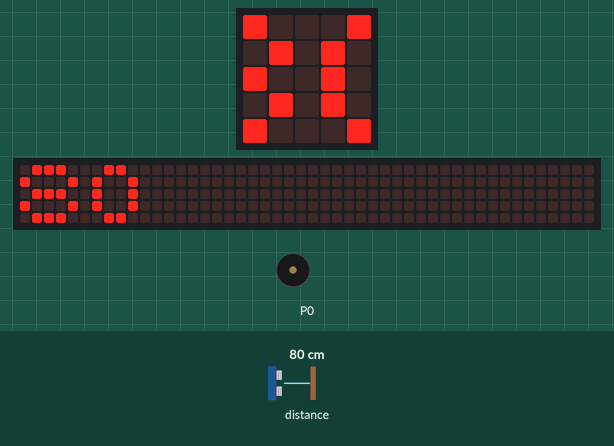
A program run on a simulated BBC micro:bit (MakeCode). Shown: the board's 5×5 LED display, a strip that is not on the board, showing the scrolling text unrolled, buzzer (waves = sounding). The test bench sets the inputs (shaded band); at power-on: distance to the obstacle 80 cm. The 48×5 strip is a reading aid, not a part: it shows the text the display is scrolling, unrolled, one strip-width of it at a time.

Above: at 1.28 s.
1.3 s: distance to the obstacle set to 2 cm
At 10.5 s:
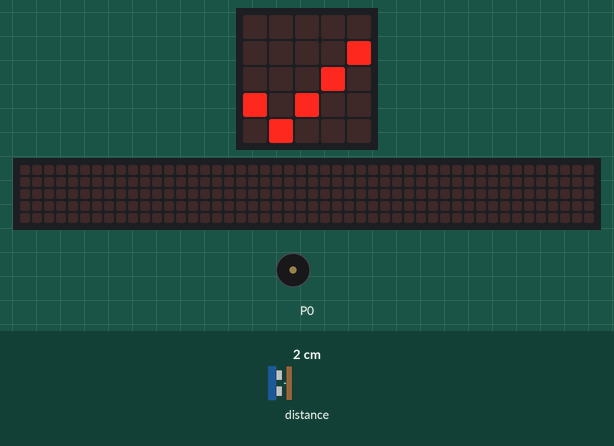
At 10.9 s:
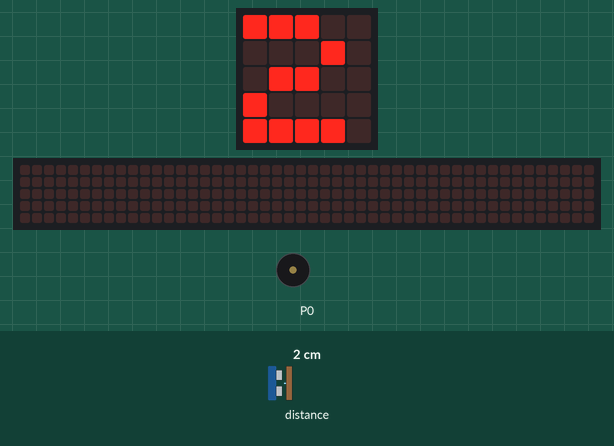
22.5 s: distance to the obstacle set to 35 cm
At 22.8 s:
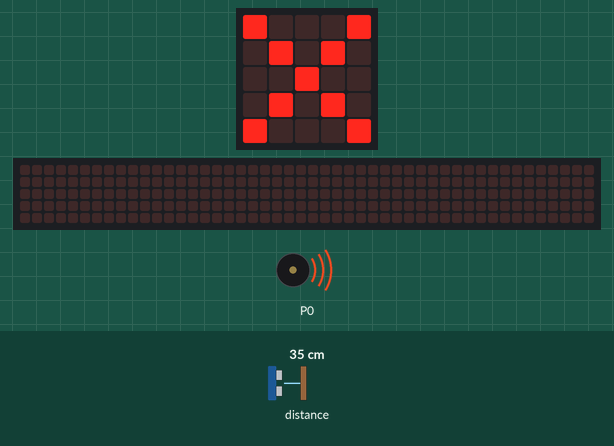
Timing chart, 0 to 25.5 s (numbered marks = the images above; inputs shaded):
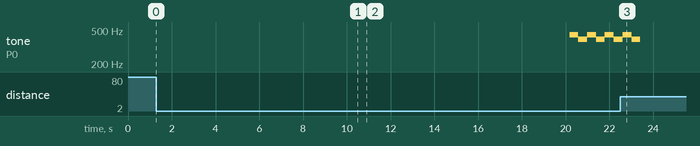

The program:

main.ts
```typescript
let distancia = 0
basic.forever(function on_forever() {

    distancia = sonar.ping(DigitalPin.P2, DigitalPin.P1, PingUnit.Centimeters)
    basic.showNumber(distancia)
    basic.pause(1000)
    if (distancia > 30) {
        basic.showString("Normal")
        basic.showIcon(IconNames.Yes)
    } else if (distancia < 30) {
        basic.showString("Peligro")
        basic.showIcon(IconNames.No)
        music.playMelody("A G A G A G A G ", 150)
    }

})
```

test.ts
```typescript
// aquí va el archivo "tests"; esto no se compilará cuando este paquete se utilice como una extensión.
```

Measured:
- after the input at 1.3 s, tone on P0: alternates 440 Hz for 0.41 s and 392 Hz for 0.41 s, starting after 18.9 s
- after the input at 22.5 s, tone on P0: goes on until 23.4 s, then stays silent
- what the display in image 1 shows lasts 0.6 s, from 10.0 s to 10.6 s
- what the display in image 2 shows lasts 1.8 s, from 10.6 s to 12.4 s
